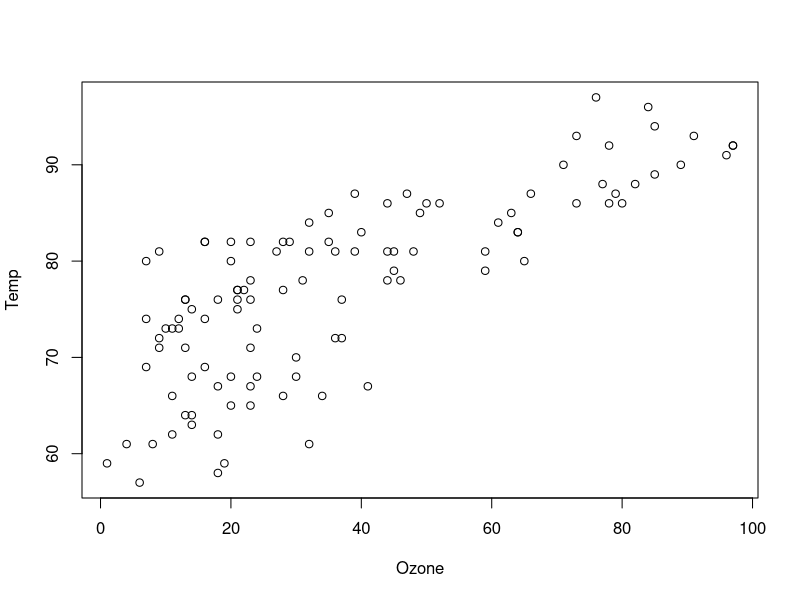
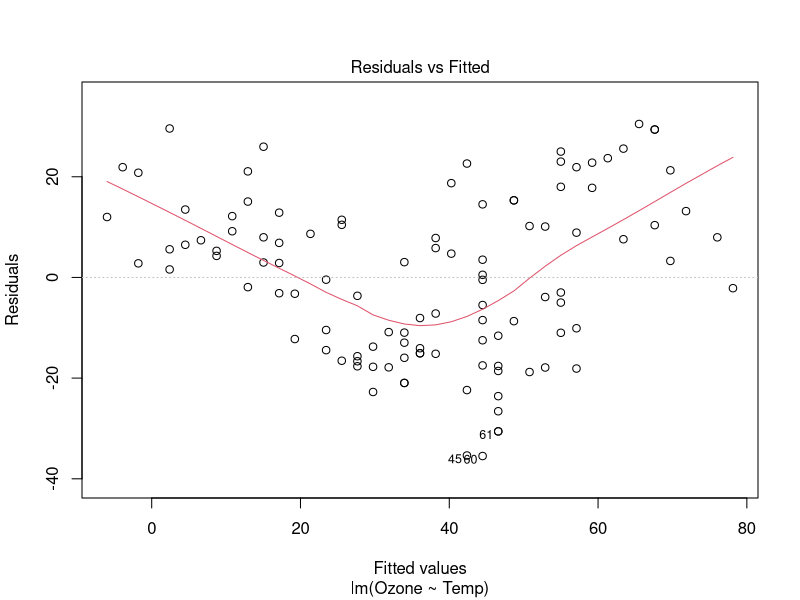
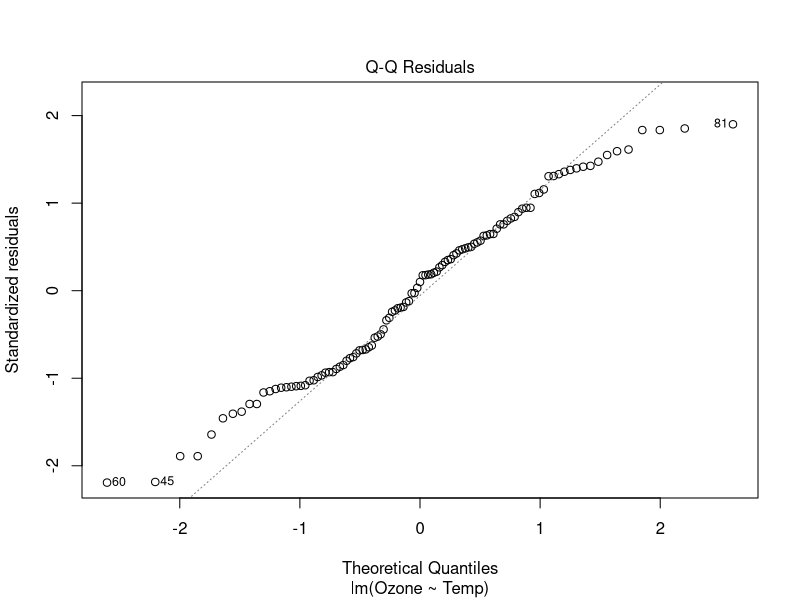
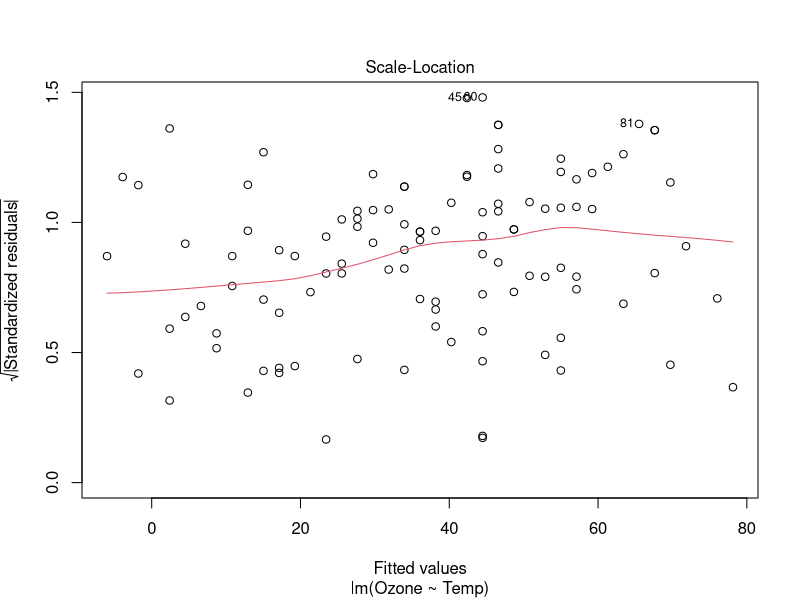
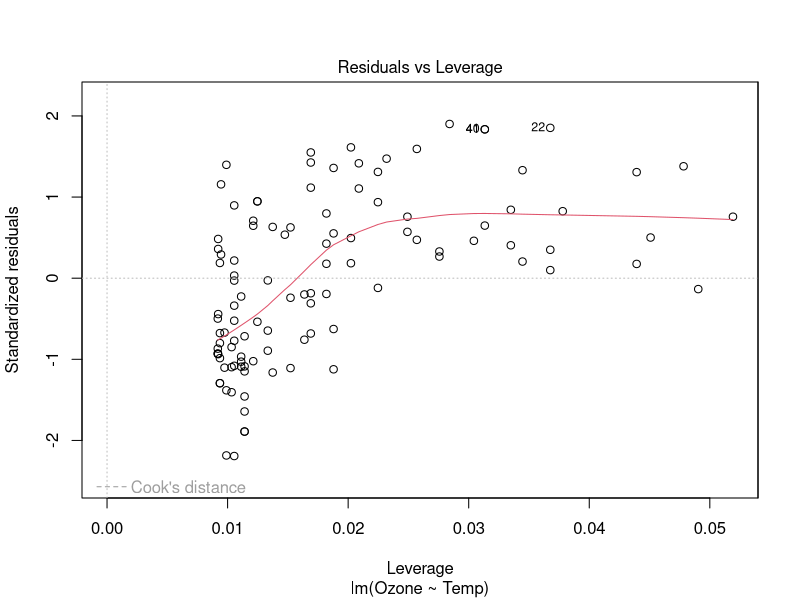
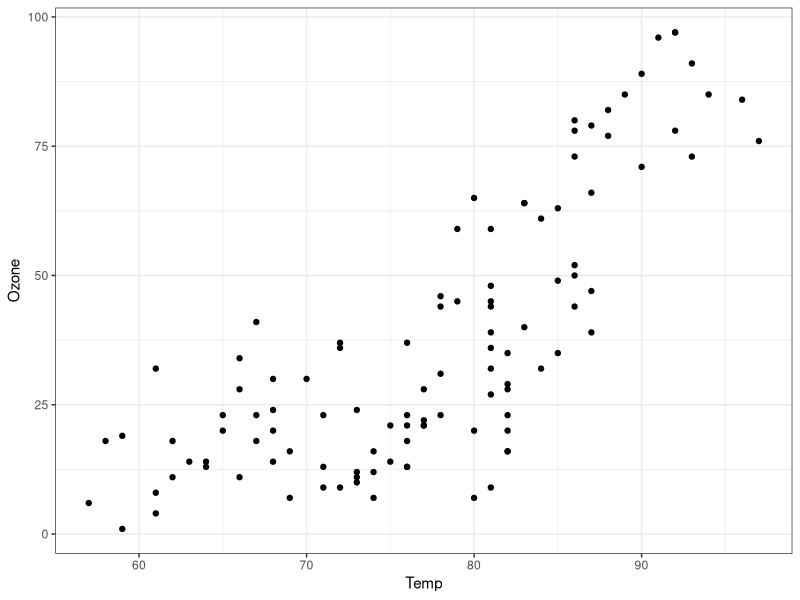
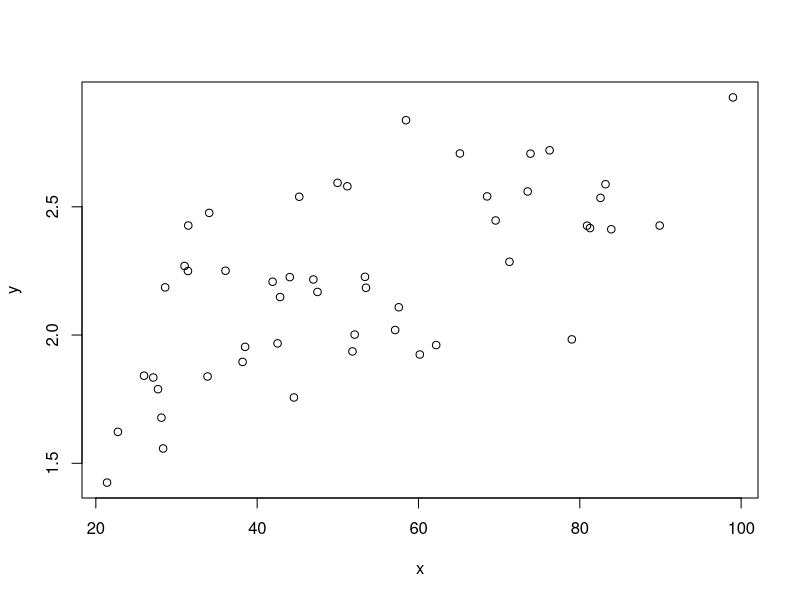
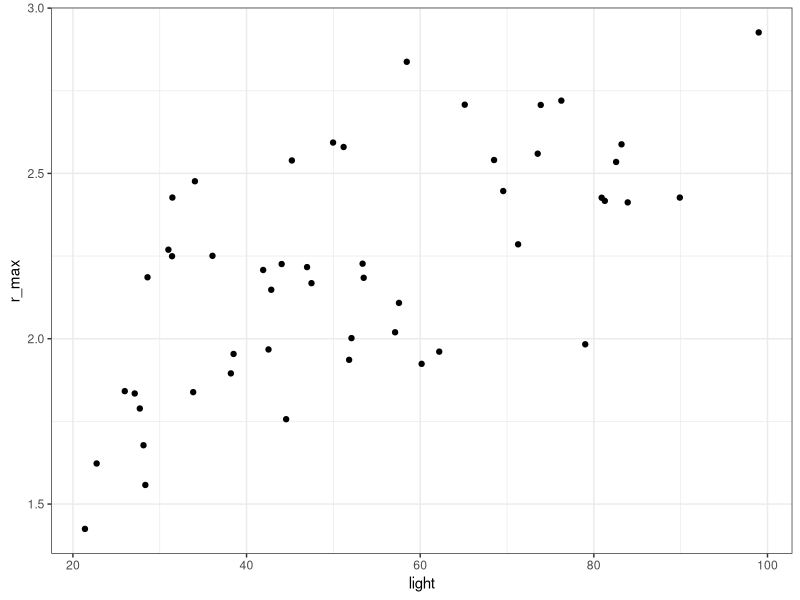

Here is the R script that generated these plots, in order:
# air quality data for regression lecture
library(dplyr)
library(ggplot2)

airquality

dat <- airquality %>% 
  select(Ozone, Temp) %>%
  filter(Ozone < 100) %>%
  na.omit() 

air_lm <- lm(Ozone ~ Temp, data = dat)
anova(air_lm)
summary(air_lm)

plot(dat)
plot(air_lm)

ggplot(dat, 
       aes(y = Ozone, 
           x = Temp)) +
  geom_point() +
  theme_bw()


set.seed(675)
n = 50
x <- runif(n, min = 20, max = 100)
error <- rnorm(n = n, mean = 0, sd = 0.25)
y = 1.541 + 0.014 * x + error

plot(y ~ x)
r_max = y
light = x

fit <- lm(r_max ~ light)
anova(fit)
summary(fit)

df <- data.frame(light = x, r_max = y)

ggplot(df,
       aes(x = light, y = r_max)) +
  geom_point() +
  theme_bw()

ggplot(df,
       aes(x = light, y = r_max)) +
  geom_point() +
  geom_smooth(method = "lm") +
  theme_bw()
